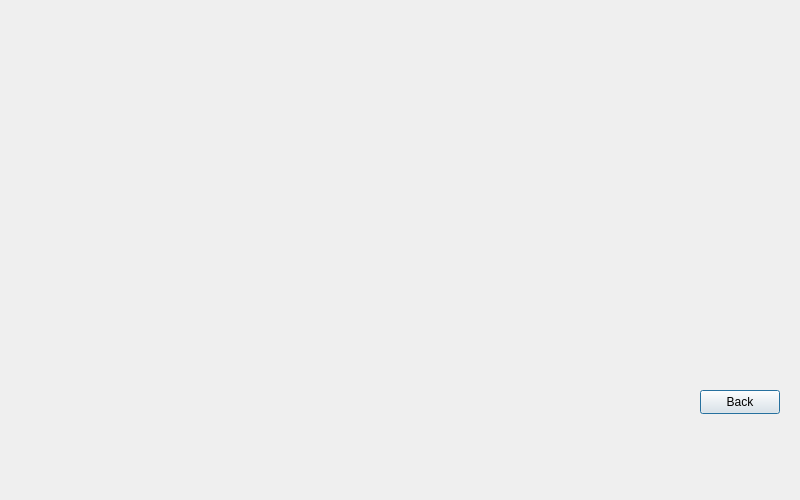
<?xml version="1.0" encoding="UTF-8"?>
<ui version="4.0">
 <class>searchinform2</class>
 <widget class="QDialog" name="searchinform2">
  <property name="geometry">
   <rect>
    <x>0</x>
    <y>0</y>
    <width>800</width>
    <height>500</height>
   </rect>
  </property>
  <property name="windowTitle">
   <string>FeedbackManagementSystem</string>
  </property>
  <property name="styleSheet">
   <string notr="true">background-image:url(:/images/detailsstudent.png) ;</string>
  </property>
  <widget class="QPushButton" name="pushButton">
   <property name="geometry">
    <rect>
     <x>700</x>
     <y>390</y>
     <width>80</width>
     <height>24</height>
    </rect>
   </property>
   <property name="text">
    <string>Back</string>
   </property>
  </widget>
  <widget class="QLabel" name="label_pic">
   <property name="geometry">
    <rect>
     <x>120</x>
     <y>100</y>
     <width>531</width>
     <height>241</height>
    </rect>
   </property>
   <property name="text">
    <string/>
   </property>
  </widget>
 </widget>
 <resources/>
 <connections/>
</ui>
